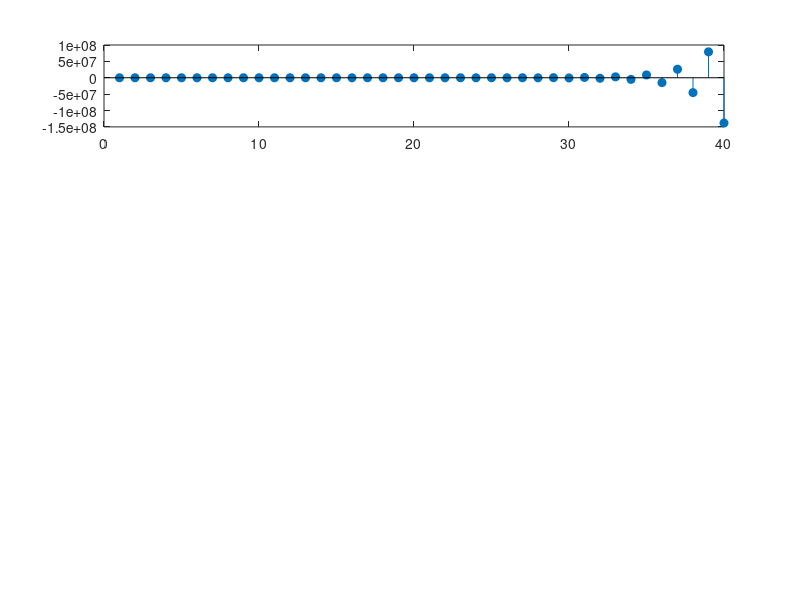

Write MATLAB code to recreate this figure.
% N so luong mau tinh toan
N=40;
num= [0.3 0.2 -0.3];
den=[1 0.9 -0.9 1];
h = impz(num,den,N);
subplot(4,1,1);
stem(h,'fill');


